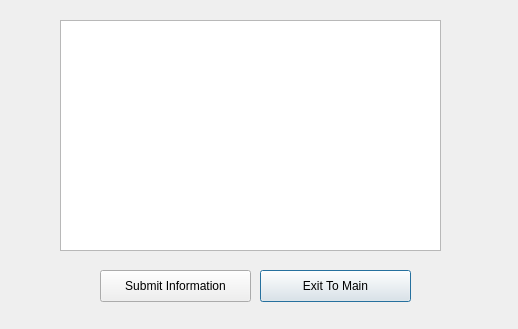
<?xml version="1.0" encoding="UTF-8"?>
<ui version="4.0">
 <class>Inventory</class>
 <widget class="QDialog" name="Inventory">
  <property name="geometry">
   <rect>
    <x>0</x>
    <y>0</y>
    <width>518</width>
    <height>329</height>
   </rect>
  </property>
  <property name="windowTitle">
   <string>Inventory</string>
  </property>
  <widget class="QPushButton" name="main">
   <property name="geometry">
    <rect>
     <x>260</x>
     <y>270</y>
     <width>151</width>
     <height>32</height>
    </rect>
   </property>
   <property name="text">
    <string>Exit To Main</string>
   </property>
  </widget>
  <widget class="QTableWidget" name="tableWidget">
   <property name="geometry">
    <rect>
     <x>60</x>
     <y>20</y>
     <width>381</width>
     <height>231</height>
    </rect>
   </property>
  </widget>
  <widget class="QPushButton" name="submitInfo">
   <property name="geometry">
    <rect>
     <x>100</x>
     <y>270</y>
     <width>151</width>
     <height>32</height>
    </rect>
   </property>
   <property name="text">
    <string>Submit Information</string>
   </property>
  </widget>
 </widget>
 <resources/>
 <connections/>
</ui>
